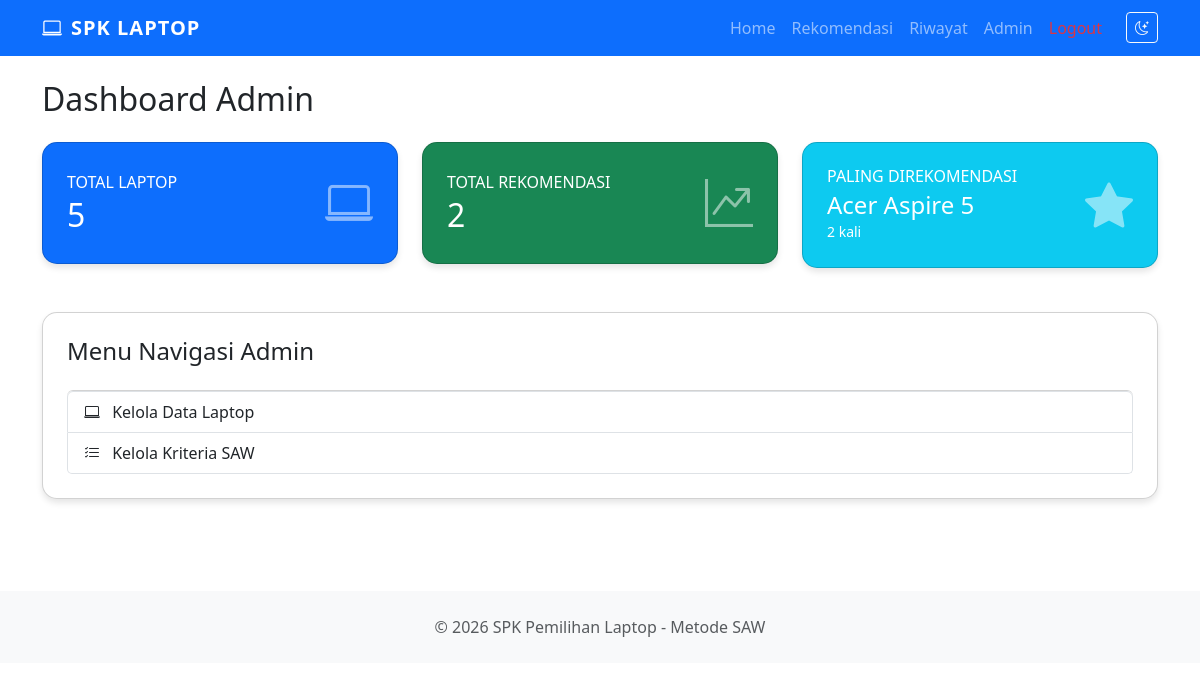
Page /admin/ (signed in) on the earlier database version.
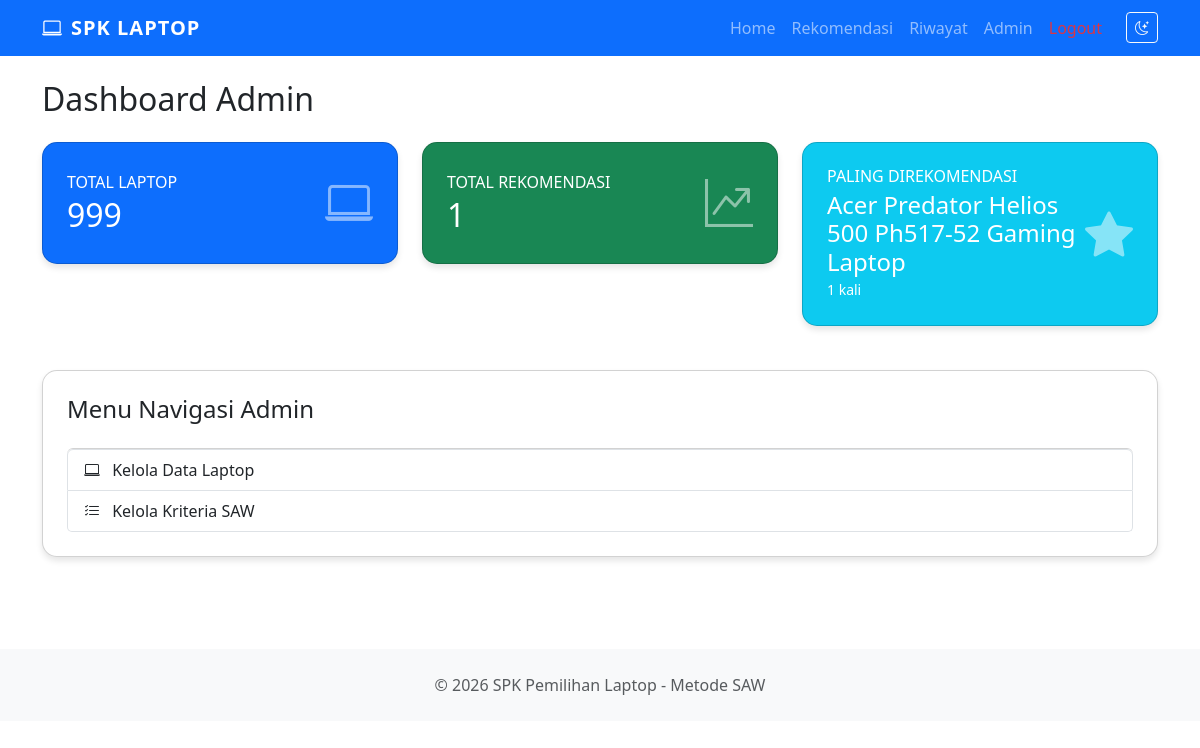
Same page on the later database version.
### models.py (models this page shows)
class RecommendationHistory(db.Model):
    __tablename__ = 'recommendation_history'
    id = db.Column(db.Integer, primary_key=True)
    tanggal = db.Column(db.DateTime, default=datetime.utcnow)
    tujuan = db.Column(db.String(50))
    budget = db.Column(db.String(50))
    mobilitas = db.Column(db.String(50))
    multitasking = db.Column(db.String(50))
    laptop_terpilih = db.Column(db.String(100))
    nilai_saw = db.Column(db.Float)

### routes/admin.py (the view)
@admin_bp.route('/')
def dashboard():
    total_laptop = Laptop.query.count()
    total_rekomendasi = RecommendationHistory.query.count()
    best_laptop_stat = db.session.query(
        RecommendationHistory.laptop_terpilih,
        func.count(RecommendationHistory.laptop_terpilih).label('total')
    ).group_by(RecommendationHistory.laptop_terpilih).order_by(func.count(RecommendationHistory.laptop_terpilih).desc()).first()
    return render_template('admin/dashboard.html',
                           total_laptop=total_laptop,
                           total_rekomendasi=total_rekomendasi,
                           best_laptop=best_laptop_stat)

### routes/admin.py (called while the page is built)
@admin_bp.before_request
def check_admin():
    if session.get('role') != 'admin':
        flash('Anda tidak memiliki akses ke halaman admin', 'danger')
        return redirect(url_for('auth.login'))

### templates/admin/dashboard.html
{% extends 'base.html' %}
{% block content %}
<div class="container">
    <h2 class="mb-4">Dashboard Admin</h2>
    <div class="row g-4 mb-4">
        <div class="col-md-4">
            <div class="card bg-primary text-white p-4">
                <div class="d-flex justify-content-between align-items-center">
                    <div>
                        <h6 class="text-uppercase mb-1">Total Laptop</h6>
                        <h2 class="mb-0">{{ total_laptop }}</h2>
                    </div>
                    <i class="bi bi-laptop" style="font-size: 3rem; opacity: 0.5;"></i>
                </div>
            </div>
        </div>
        <div class="col-md-4">
            <div class="card bg-success text-white p-4">
                <div class="d-flex justify-content-between align-items-center">
                    <div>
                        <h6 class="text-uppercase mb-1">Total Rekomendasi</h6>
                        <h2 class="mb-0">{{ total_rekomendasi }}</h2>
                    </div>
                    <i class="bi bi-graph-up-arrow" style="font-size: 3rem; opacity: 0.5;"></i>
                </div>
            </div>
        </div>
        <div class="col-md-4">
            <div class="card bg-info text-white p-4">
                <div class="d-flex justify-content-between align-items-center">
                    <div>
                        <h6 class="text-uppercase mb-1">Paling Direkomendasi</h6>
                        <h4 class="mb-0">{{ best_laptop.laptop_terpilih if best_laptop else '-' }}</h4>
                        <small>{{ best_laptop.total if best_laptop else 0 }} kali</small>
                    </div>
                    <i class="bi bi-star-fill" style="font-size: 3rem; opacity: 0.5;"></i>
                </div>
            </div>
        </div>
    </div>
    <div class="row">
        <div class="col-md-12">
            <div class="card p-4">
                <h4>Menu Navigasi Admin</h4>
                <div class="list-group mt-3">
                    <a href="{{ url_for('admin.laptop_index') }}" class="list-group-item list-group-item-action">
                        <i class="bi bi-laptop me-2"></i> Kelola Data Laptop
                    </a>
                    <a href="{{ url_for('admin.kriteria_index') }}" class="list-group-item list-group-item-action">
                        <i class="bi bi-list-check me-2"></i> Kelola Kriteria SAW
                    </a>
                </div>
            </div>
        </div>
    </div>
</div>
{% endblock %}

Differences in the rows shown:
now on this page (row edited): RecommendationHistory: laptop_terpilih "Acer Predator Helios 500 Ph517-52 Gaming Laptop"
Other differences:
{{ total_laptop }}: "5" → "999"
{{ total_rekomendasi }}: "2" → "1"
{{ best_laptop.total if best_laptop else 0 }}: "2" → "1"
{{ best_laptop.laptop_terpilih if best_laptop else '-' }}: "Acer Aspire 5" → (not shown)
